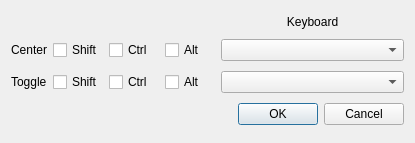
<?xml version="1.0" encoding="UTF-8"?>
<ui version="4.0">
 <class>UICKeyboardShortcutDialog</class>
 <widget class="QWidget" name="UICKeyboardShortcutDialog">
  <property name="geometry">
   <rect>
    <x>0</x>
    <y>0</y>
    <width>415</width>
    <height>143</height>
   </rect>
  </property>
  <property name="sizePolicy">
   <sizepolicy hsizetype="Fixed" vsizetype="Fixed">
    <horstretch>0</horstretch>
    <verstretch>0</verstretch>
   </sizepolicy>
  </property>
  <property name="windowTitle">
   <string>Keyboard shortcuts</string>
  </property>
  <property name="windowIcon">
   <iconset>
    <normaloff>images/facetracknoir.png</normaloff>images/facetracknoir.png</iconset>
  </property>
  <property name="layoutDirection">
   <enum>Qt::LeftToRight</enum>
  </property>
  <property name="autoFillBackground">
   <bool>false</bool>
  </property>
  <layout class="QGridLayout" name="gridLayout">
   <item row="2" column="0">
    <widget class="QLabel" name="textLabel2_5">
     <property name="sizePolicy">
      <sizepolicy hsizetype="Maximum" vsizetype="Fixed">
       <horstretch>0</horstretch>
       <verstretch>0</verstretch>
      </sizepolicy>
     </property>
     <property name="text">
      <string>Toggle</string>
     </property>
     <property name="wordWrap">
      <bool>false</bool>
     </property>
    </widget>
   </item>
   <item row="1" column="0">
    <widget class="QLabel" name="textLabel2_3">
     <property name="sizePolicy">
      <sizepolicy hsizetype="Maximum" vsizetype="Fixed">
       <horstretch>0</horstretch>
       <verstretch>0</verstretch>
      </sizepolicy>
     </property>
     <property name="text">
      <string>Center</string>
     </property>
     <property name="wordWrap">
      <bool>false</bool>
     </property>
    </widget>
   </item>
   <item row="2" column="1">
    <widget class="QCheckBox" name="chkToggleShift">
     <property name="maximumSize">
      <size>
       <width>50</width>
       <height>16777215</height>
      </size>
     </property>
     <property name="text">
      <string>Shift</string>
     </property>
    </widget>
   </item>
   <item row="2" column="4">
    <widget class="QComboBox" name="cbxToggleKey">
     <property name="minimumSize">
      <size>
       <width>90</width>
       <height>0</height>
      </size>
     </property>
     <property name="toolTip">
      <string>Select Number</string>
     </property>
     <property name="insertPolicy">
      <enum>QComboBox::InsertAlphabetically</enum>
     </property>
    </widget>
   </item>
   <item row="1" column="3">
    <widget class="QCheckBox" name="chkCenterAlt">
     <property name="maximumSize">
      <size>
       <width>50</width>
       <height>16777215</height>
      </size>
     </property>
     <property name="text">
      <string>Alt</string>
     </property>
    </widget>
   </item>
   <item row="2" column="2">
    <widget class="QCheckBox" name="chkToggleCtrl">
     <property name="maximumSize">
      <size>
       <width>50</width>
       <height>16777215</height>
      </size>
     </property>
     <property name="text">
      <string>Ctrl</string>
     </property>
    </widget>
   </item>
   <item row="0" column="4">
    <widget class="QLabel" name="textLabel2_4">
     <property name="sizePolicy">
      <sizepolicy hsizetype="Minimum" vsizetype="Fixed">
       <horstretch>0</horstretch>
       <verstretch>0</verstretch>
      </sizepolicy>
     </property>
     <property name="text">
      <string>Keyboard</string>
     </property>
     <property name="alignment">
      <set>Qt::AlignCenter</set>
     </property>
     <property name="wordWrap">
      <bool>false</bool>
     </property>
    </widget>
   </item>
   <item row="2" column="3">
    <widget class="QCheckBox" name="chkToggleAlt">
     <property name="maximumSize">
      <size>
       <width>50</width>
       <height>16777215</height>
      </size>
     </property>
     <property name="text">
      <string>Alt</string>
     </property>
    </widget>
   </item>
   <item row="3" column="3" colspan="2">
    <widget class="QDialogButtonBox" name="buttonBox">
     <property name="standardButtons">
      <set>QDialogButtonBox::Cancel|QDialogButtonBox::Ok</set>
     </property>
    </widget>
   </item>
   <item row="1" column="2">
    <widget class="QCheckBox" name="chkCenterCtrl">
     <property name="maximumSize">
      <size>
       <width>50</width>
       <height>16777215</height>
      </size>
     </property>
     <property name="text">
      <string>Ctrl</string>
     </property>
    </widget>
   </item>
   <item row="1" column="1">
    <widget class="QCheckBox" name="chkCenterShift">
     <property name="maximumSize">
      <size>
       <width>50</width>
       <height>16777215</height>
      </size>
     </property>
     <property name="text">
      <string>Shift</string>
     </property>
    </widget>
   </item>
   <item row="1" column="4">
    <widget class="QComboBox" name="cbxCenterKey">
     <property name="minimumSize">
      <size>
       <width>90</width>
       <height>0</height>
      </size>
     </property>
     <property name="toolTip">
      <string>Select Number</string>
     </property>
     <property name="insertPolicy">
      <enum>QComboBox::InsertAlphabetically</enum>
     </property>
    </widget>
   </item>
  </layout>
 </widget>
 <resources/>
 <connections/>
 <slots>
  <slot>startEngineClicked()</slot>
  <slot>stopEngineClicked()</slot>
  <slot>cameraSettingsClicked()</slot>
 </slots>
</ui>
